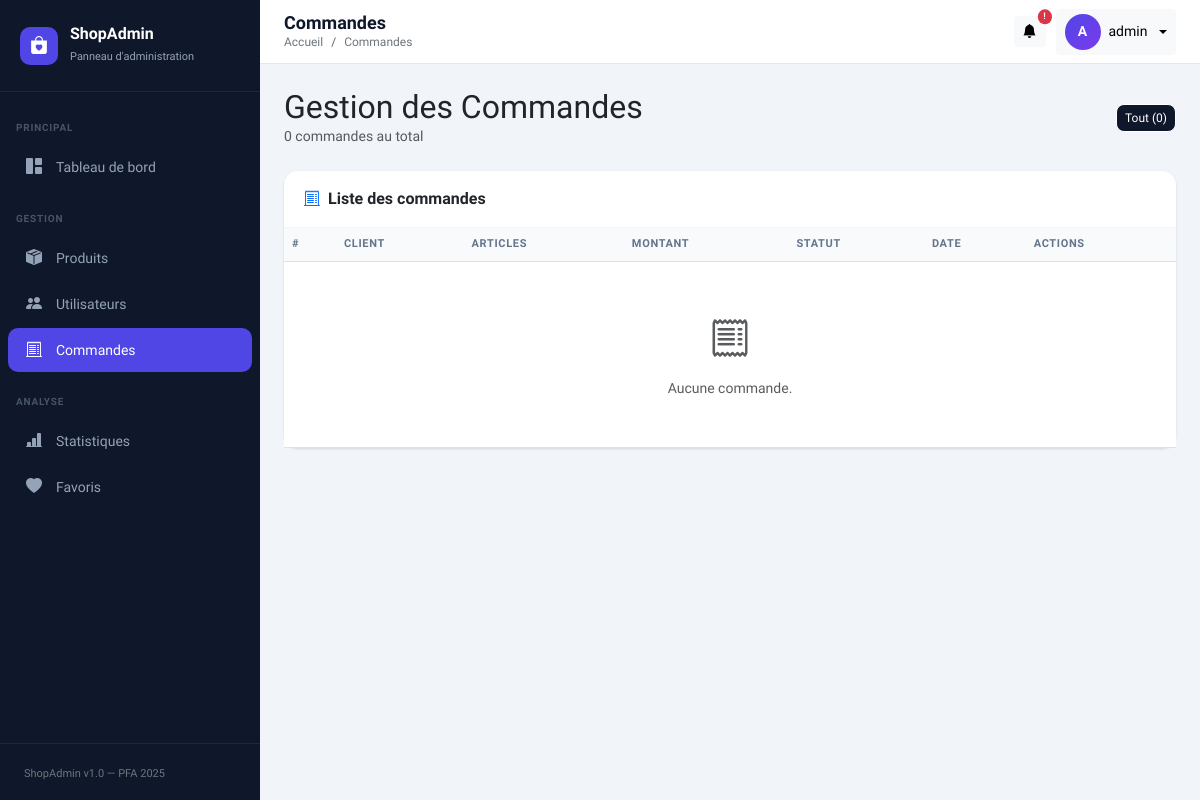
The page /dashboard-admin-main/index.php?page=orders (signed in) on the database as committed earlier.
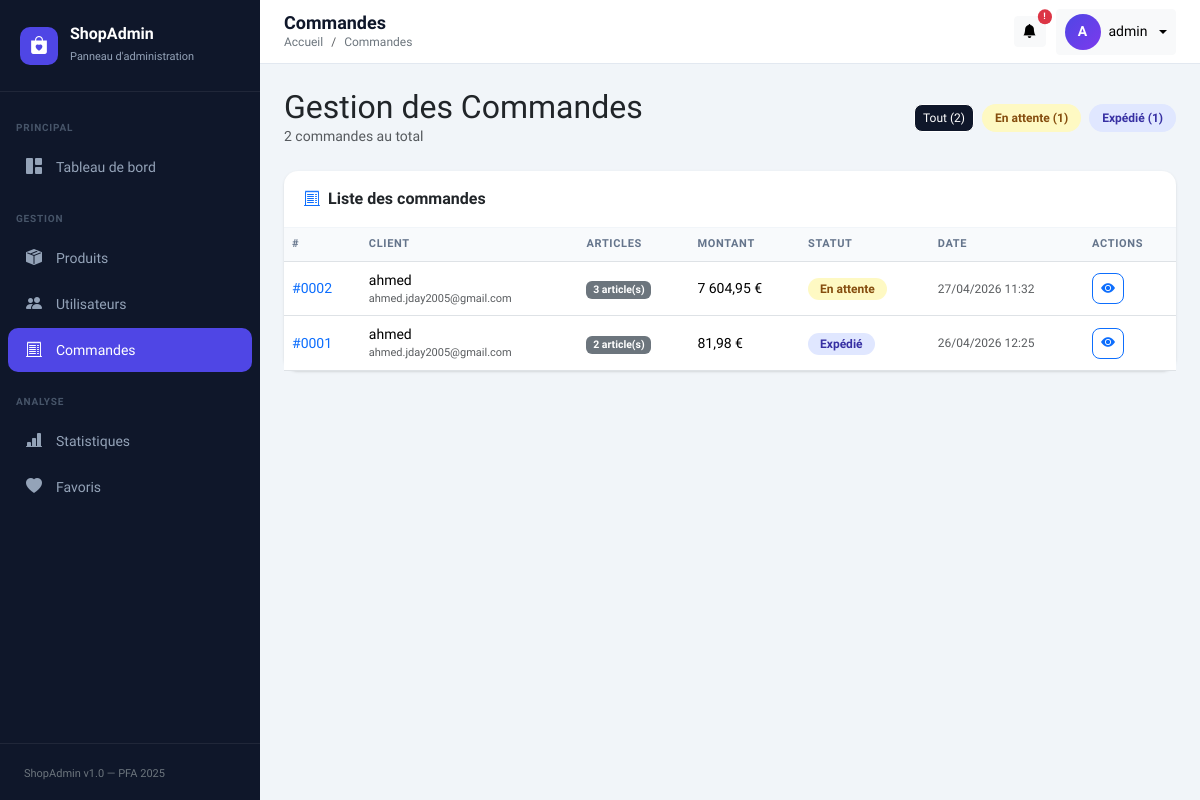
The same page on the database as committed later.
### tables this page shows
CREATE TABLE `orders` (
  `id` int(11) NOT NULL,
  `user_id` int(11) DEFAULT NULL,
  `total_price` decimal(10,2) DEFAULT NULL,
  `status` enum('pending','paid','shipped','delivered','cancelled') DEFAULT 'pending',
  `created_at` timestamp NOT NULL DEFAULT current_timestamp()
);

CREATE TABLE `users` (
  `id` int(11) NOT NULL,
  `name` varchar(50) NOT NULL,
  `email` varchar(255) NOT NULL,
  `role` enum('admin','customer') DEFAULT 'customer',
  `is_active` tinyint(1) DEFAULT 1,
  `password` varchar(255) NOT NULL,
  `reset_token_hash` varchar(64) DEFAULT NULL,
  `reset_token_expires_at` datetime DEFAULT NULL,
  `is_verified` tinyint(1) DEFAULT 0,
  `verification_code` varchar(6) DEFAULT NULL,
  `code_expiry` datetime DEFAULT NULL
);

### dashboard-admin-main/controllers/OrderController.php (called while the page is built, shortened)
<?php
require_once __DIR__ . '/../models/Order.php';
class OrderController {
    private Order $model;
    public function __construct() {
        $this->model = new Order();
    }
    public function index(): void {
        $orders = $this->model->getAll();
        require __DIR__ . '/../views/orders/index.php';
    }
}

### dashboard-admin-main/config/database.php (called while the page is built, shortened)
<?php
class Database {
    private static ?PDO $instance = null;
    public static function getInstance(): PDO {
        if (self::$instance === null) {
            $dsn = "mysql:host=" . DB_HOST . ";dbname=" . DB_NAME . ";charset=" . DB_CHARSET;
            $options = [
                PDO::ATTR_ERRMODE            => PDO::ERRMODE_EXCEPTION,
                PDO::ATTR_DEFAULT_FETCH_MODE => PDO::FETCH_ASSOC,
                PDO::ATTR_EMULATE_PREPARES   => false,
            ];
            try {
                self::$instance = new PDO($dsn, DB_USER, DB_PASS, $options);
            } catch (PDOException $e) {
                error_log("Erreur connexion DB : " . $e->getMessage());
                die(json_encode(['error' => 'Connexion à la base de données échouée.']));
            }
        }
        return self::$instance;
    }
}

### dashboard-admin-main/models/Order.php (called while the page is built, shortened)
<?php
require_once __DIR__ . '/../config/database.php';
class Order {
    private PDO $db;
    public function __construct() {
        $this->db = Database::getInstance();
    }
    public function getAll(): array {
        $stmt = $this->db->query("
            SELECT o.*, o.total_price AS total, u.name AS user_name, u.email AS user_email,
                   COUNT(oi.id) AS items_count
            FROM orders o
            JOIN users u ON o.user_id = u.id
            LEFT JOIN order_items oi ON o.id = oi.order_id
            GROUP BY o.id
            ORDER BY o.created_at DESC
        ");
        return $stmt->fetchAll();
    }
}

### dashboard-admin-main/views/orders/index.php (the view, shortened to what the changed rows need)
<?php
require_once __DIR__ . '/../../includes/header.php';
require_once __DIR__ . '/../../includes/sidebar.php';
$statusCounts = [];
foreach ($orders as $o) {
    $statusCounts[$o['status']] = ($statusCounts[$o['status']] ?? 0) + 1;
}
?>
<div class="main-wrapper">
    <?php require_once __DIR__ . '/../../includes/navbar.php'; ?>
    <div class="content-area">
        <div class="d-flex justify-content-between align-items-center mb-4">
            <div>
                <h2 class="fw-800 mb-0">Gestion des Commandes</h2>
                <p class="text-muted mb-0" style="font-size:14px;"><?= count($orders) ?> commandes au total</p>
            </div>
            <div class="d-flex gap-2 flex-wrap">
                <button class="btn btn-sm filter-btn active" data-filter="all"
                        style="border-radius:8px;background:#0f172a;color:#fff;font-size:12px;">
                    Tout (<?= count($orders) ?>)
                </button>
                <?php
                $statusLabels = [
                    'pending'    => ['label'=>'En attente',  'class'=>'status-pending'],
                    'processing' => ['label'=>'En cours',    'class'=>'status-processing'],
                    'shipped'    => ['label'=>'Expédié',     'class'=>'status-shipped'],
                    'delivered'  => ['label'=>'Livré',       'class'=>'status-delivered'],
                    'cancelled'  => ['label'=>'Annulé',      'class'=>'status-cancelled'],
                ];
                foreach ($statusLabels as $key => $info):
                    if (isset($statusCounts[$key])): ?>
                <button class="btn btn-sm filter-btn status-badge <?= $info['class'] ?>"
                        data-filter="<?= $key ?>" style="font-size:12px;">
                    <?= $info['label'] ?> (<?= $statusCounts[$key] ?>)
                </button>
                <?php endif; endforeach; ?>
            </div>
        </div>
        <div class="card">
            <div class="card-header">
                <i class="bi bi-receipt-cutoff me-2 text-primary"></i>Liste des commandes
            </div>
            <div class="table-responsive">
                <table class="table mb-0" id="ordersTable">
                    <thead>
                        <tr>
                            <th>#</th>
                            <th>Client</th>
                            <th>Articles</th>
                            <th>Montant</th>
                            <th>Statut</th>
                            <th>Date</th>
                            <th>Actions</th>
                        </tr>
                    </thead>
                    <tbody>
                        <?php if (empty($orders)): ?>
                        <tr>
                            <td colspan="7" class="text-center py-5 text-muted">
                                <i class="bi bi-receipt fs-1 d-block mb-2"></i>Aucune commande.
                            </td>
                        </tr>
                        <?php else: ?>
                        <?php foreach ($orders as $order): ?>
                        <tr data-status="<?= $order['status'] ?>">
                            <td>
                                <span class="fw-700 text-primary">#<?= str_pad($order['id'], 4, '0', STR_PAD_LEFT) ?></span>
                            </td>
                            <td>
                                <div class="fw-600" style="font-size:14px;"><?= htmlspecialchars($order['user_name']) ?></div>
                                <div class="text-muted" style="font-size:11px;"><?= htmlspecialchars($order['user_email']) ?></div>
                            </td>
                            <td>
                                <span class="badge bg-secondary"><?= $order['items_count'] ?> article(s)</span>
                            </td>
                            <td class="fw-700"><?= number_format($order['total'], 2, ',', ' ') ?> €</td>
                            <td>
                                <span class="status-badge status-<?= $order['status'] ?>">
                                    <?= $statusLabels[$order['status']]['label'] ?? $order['status'] ?>
                                </span>
                            </td>
                            <td class="text-muted" style="font-size:12px;">
                                <?= date('d/m/Y H:i', strtotime($order['created_at'])) ?>
                            </td>
                            <td>
                                <a href="index.php?page=orders&action=show&id=<?= $order['id'] ?>"
                                   class="btn btn-sm btn-outline-primary" style="border-radius:8px;" title="Voir détails">
                                    <i class="bi bi-eye-fill"></i>
                                </a>
                            </td>
                        </tr>
                        <?php endforeach; ?>
                        <?php endif; ?>
                    </tbody>
                </table>
            </div>
        </div>
    </div>
</div>
<?php require_once __DIR__ . '/../../includes/footer.php'; ?>

Rows that differ between the two databases and show on the page:
added orders: id "0002", user.name "ahmed", user.email "ahmed.jday2005@gmail.com", items_count "3", total_price "7 604,95", status "En attente", created_at "27/04/2026 11:32"
added orders: id "0001", user.name "ahmed", user.email "ahmed.jday2005@gmail.com", items_count "2", total_price "81,98", status "Expédié", created_at "26/04/2026 12:25"
Other text that changed with them:
count($orders): "0" → "2"
new list line: "En attente ( 1 )"
new list line: "Expédié ( 1 )"
text no longer shown: "Aucune commande."
